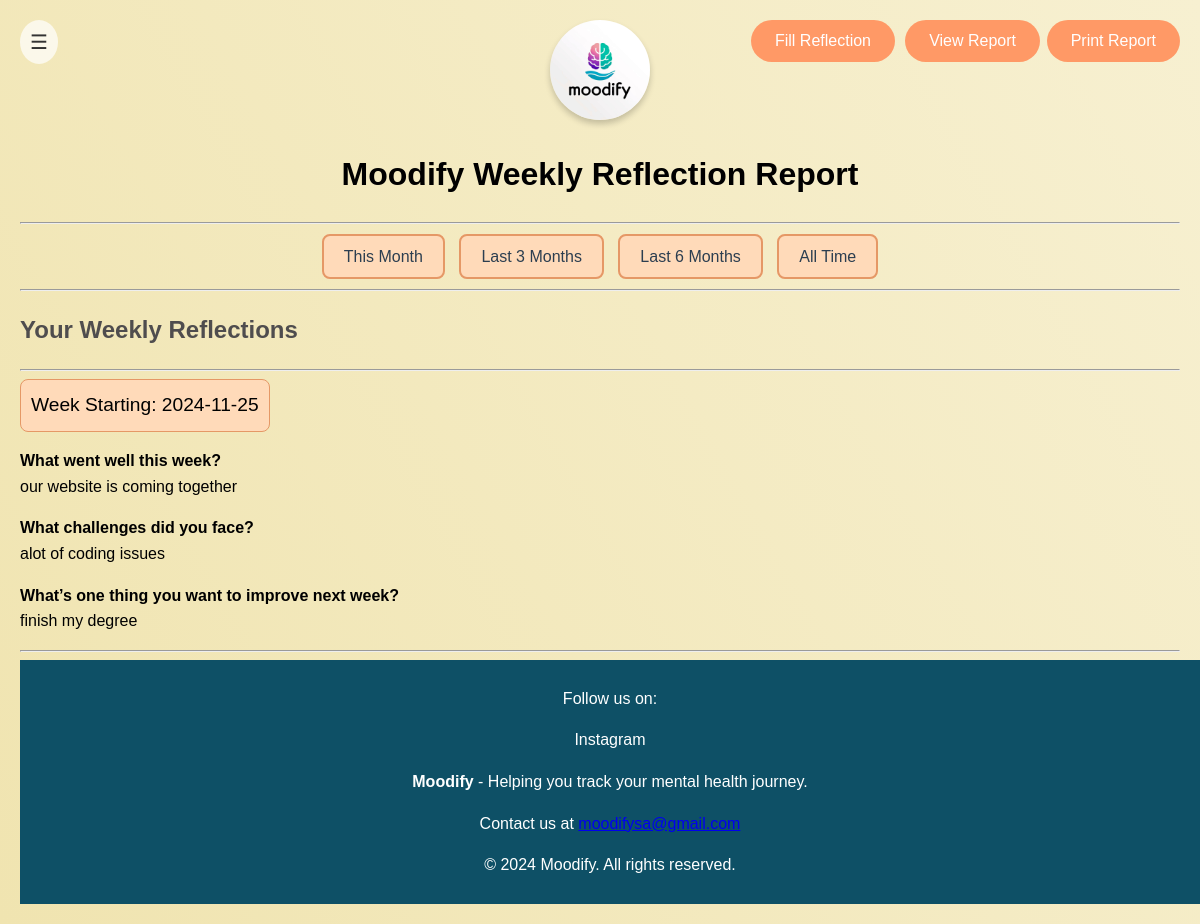
Page /reflection/weeklyreflectionform.php?view=report (signed in) on the committed database.
### tables this page shows
CREATE TABLE `weekly_reflections` (
  `id` int(11) NOT NULL,
  `username` varchar(50) DEFAULT NULL,
  `week_start_date` date DEFAULT NULL,
  `question_1` text DEFAULT NULL,
  `question_2` text DEFAULT NULL,
  `question_3` text DEFAULT NULL,
  `created_at` timestamp NOT NULL DEFAULT current_timestamp()
);

### reflection/weeklyreflectionform.php (the view, shortened to what this page needs)
<?php
if (isset($_SESSION['username'])) {
    $username = $_SESSION['username'];
} elseif (isset($_COOKIE['username'])) {
    $username = $_COOKIE['username'];
} else {
    $username = "Guest";
}
$host = 'localhost';
$user = 'root';
$password = '';
$dbname = 'mentalhealthapp';
$conn = new mysqli($host, $user, $password, $dbname);
$view = isset($_GET['view']) ? $_GET['view'] : 'form';
?>
<!DOCTYPE html>
<html lang="en">
<head>
</head>
<body class="report-page">
<button class="toggle-btn" id="toggle-btn">☰</button>
    <?php if ($view === 'report'): ?>
        <header style="text-align: center; margin-bottom: 20px;">
            <img src="../images/moodifylogo.jpg" alt="Moodify Logo" style="width: 100px; height: auto;" class="reportimage">
            <h1>Moodify Weekly Reflection Report</h1>
            <a href="?view=form"><button style="position: absolute; top: 20px; right: 305px;">Fill Reflection</button></a>
            <a href="?view=report"><button style="position: absolute; top: 20px; right: 160px;">View Report</button></a>
            <button style="position: absolute; top: 20px; right: 20px;" onclick="window.print()">Print Report</button>
        </header>
        <hr>
        <div class="button-container no-print" style="text-align: center; margin-bottom: 20px;">
            <a href="?view=report&filter=this_month" class="filter-button">This Month</a>
            <a href="?view=report&filter=last_3_months" class="filter-button">Last 3 Months</a>
            <a href="?view=report&filter=last_6_months" class="filter-button">Last 6 Months</a>
            <a href="?view=report&filter=all" class="filter-button">All Time</a>
        </div>
        <hr class="no-print">
        <h2 class="reflec" >Your Weekly Reflections</h2>
        <hr>
        <?php
$date_condition = "";
        $sql = "SELECT week_start_date, question_1, question_2, question_3
        FROM weekly_reflections
        WHERE username = '$username' $date_condition
        ORDER BY week_start_date DESC";
        $result = $conn->query($sql);
        if ($result->num_rows > 0) {
            while ($row = $result->fetch_assoc()) {
                echo "<div class='week-box'>Week Starting: " . $row['week_start_date'] . "</div>";
                echo "<p><strong>What went well this week?</strong><br>" . htmlspecialchars($row['question_1']) . "</p>";
                echo "<p><strong>What challenges did you face?</strong><br>" . htmlspecialchars($row['question_2']) . "</p>";
                echo "<p><strong>What’s one thing you want to improve next week?</strong><br>" . htmlspecialchars($row['question_3']) . "</p>";
                echo "<hr>";
            }
        } else {
            echo "<p>No reflections found for the selected date range.</p>";
        }
        ?>
    <?php endif; ?>
<footer class="footer">
  <div class="footer-content">
    <div class="social-media no-print">
      <p>Follow us on:</p>
      <a href="https://www.instagram.com/moodifysa/profilecard/?igsh=aXp6ejFjcHF2Z2E3" class="social-link">Instagram</a>
    </div>
    <div class="report-only">
      <center>
        <p><strong>Moodify</strong> - Helping you track your mental health journey.</p>
        <p>Contact us at <a href="mailto:moodifysa@gmail.com">moodifysa@gmail.com</a></p>
      <p>© 2024 Moodify. All rights reserved.</p>
      </center>
    </div>
  </div>
</footer>
</body>
</html>

### reflection/weeklyreflectionform.php (style rules this page uses)
body { font-family: Arial, sans-serif; margin: 20px; line-height: 1.6; background: linear-gradient(60deg, #f0e4b0 0%, #f7f0d1 100%); }
h2 { color: white; }
button { background-color: #FF9966; color: white; border: none; border-radius: 25px; padding: 12px 24px; font-size: 16px; cursor: pointer; transition: all 0.3s ease; }
.reportimage { width: 200px; height: 200px; box-shadow: 0px 4px 6px rgba(0, 0, 0, 0.2); border-radius: 50%; object-fit: cover; }
.week-box { background-color: #FFDAB9; color: #000; border: 1px solid #E59866; padding: 10px; font-size: 1.2em; border-radius: 8px; width: fit-content; margin-bottom: 10px; }
.button-container { margin: 20px auto; }
.reflec { color: #4f4d4e; }
.filter-button { background-color: #FFDAB9; color: #2c3e50; text-decoration: none; padding: 12px 20px; margin: 5px; border: 2px solid #E59866; border-radius: 8px; font-size: 1rem; transition: all 0.3s ease; }
.toggle-btn { position: absolute; top: 20px; left: 20px; background-color: rgba(255, 255, 255, 0.7); color: #333; padding: 10px; border: none; border-radius: 50%; cursor: pointer; font-size: 20px; z-index: 3; transition: background-color 0.3s ease, transform 0.2s ease; }
footer { background-color: #0e5066; color: white; text-align: center; padding: 10px; width: 100%; }
.footer-content { max-width: 1000px; margin: 0 auto; }
.social-media { margin-bottom: 5px; }
.social-link { margin: 0 8px; color: white; text-decoration: none; transition: color 0.3s ease; }
.report-only { display: none; }
body.report-page .report-only { display: block; }

### rows in the picture
weekly_reflections: week_start_date "2024-11-25", question_1 "our website is coming together", question_2 "alot of coding issues", question_3 "finish my degree"
